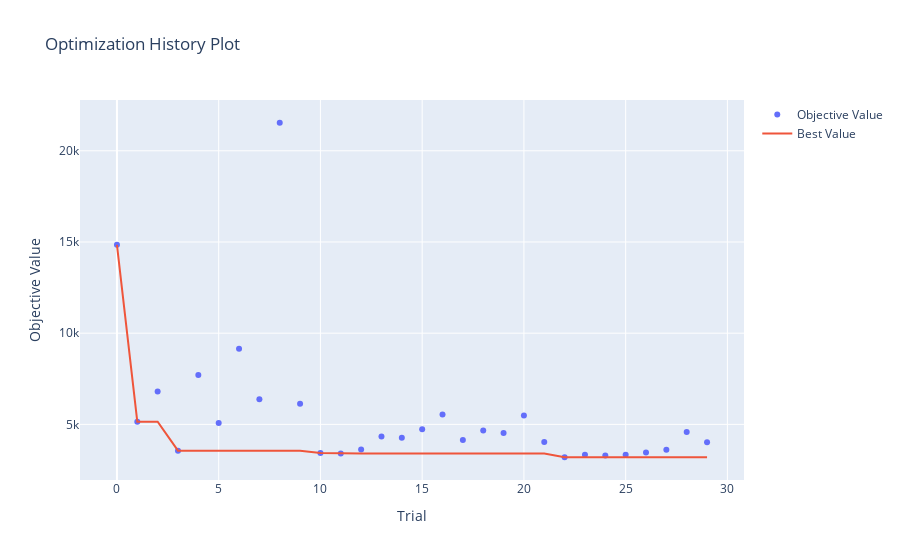

Notebook source saved alongside this figure:
### Markdown cell above
We can also visualize how the objective function behaves in each trial.

### Code cell
optuna.visualization.plot_optimization_history(study)

### Figure 1 — Plotly figure (JSON) as saved in the notebook; plotly's stock layout.template omitted (floating-point values rounded to 4 significant figures)
{"data": [{"mode": "markers", "name": "Objective Value", "type": "scatter", "x": [0, 1, 2, 3, 4, 5, 6, 7, 8, 9, 10, 11, 12, 13, 14, 15, 16, 17, 18, 19, 20, 21, 22, 23, 24, 25, 26, 27, 28, 29], "y": [14850.0, 5145.0, 6808.0, 3557.0, 7711.0, 5075.0, 9148.0, 6377.0, 21540.0, 6127.0, 3433.0, 3405.0, 3618.0, 4341.0, 4265.0, 4732.0, 5547.0, 4149.0, 4667.0, 4521.0, 5483.0, 4028.0, 3197.0, 3328.0, 3294.0, 3338.0, 3461.0, 3605.0, 4575.0, 4014.0]}, {"mode": "lines", "name": "Best Value", "type": "scatter", "x": [0, 1, 2, 3, 4, 5, 6, 7, 8, 9, 10, 11, 12, 13, 14, 15, 16, 17, 18, 19, 20, 21, 22, 23, 24, 25, 26, 27, 28, 29], "y": [14850.0, 5145.0, 5145.0, 3557.0, 3557.0, 3557.0, 3557.0, 3557.0, 3557.0, 3557.0, 3433.0, 3405.0, 3405.0, 3405.0, 3405.0, 3405.0, 3405.0, 3405.0, 3405.0, 3405.0, 3405.0, 3405.0, 3197.0, 3197.0, 3197.0, 3197.0, 3197.0, 3197.0, 3197.0, 3197.0]}, {"marker": {"color": "#cccccc"}, "mode": "markers", "name": "Infeasible Trial", "showlegend": false, "type": "scatter", "x": [], "y": []}], "layout": {"title": {"text": "Optimization History Plot"}, "xaxis": {"title": {"text": "Trial"}}, "yaxis": {"title": {"text": "Objective Value"}}}}
